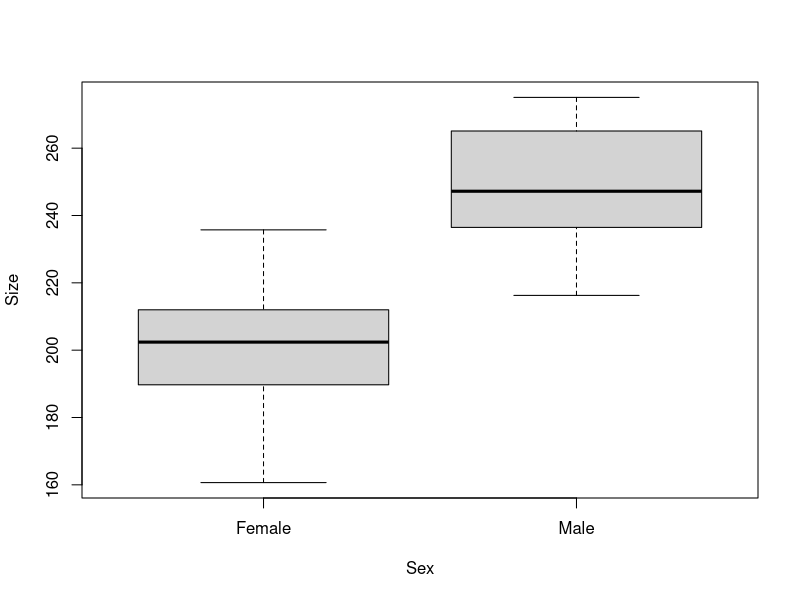
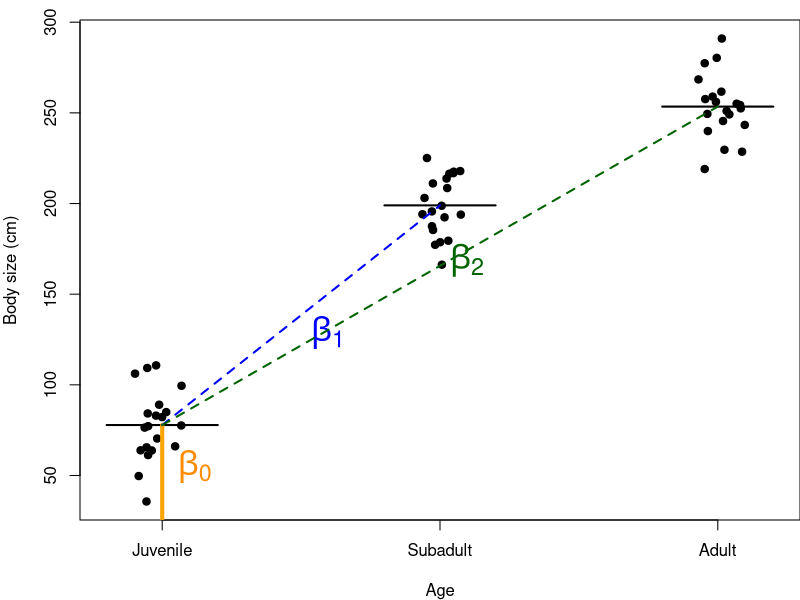
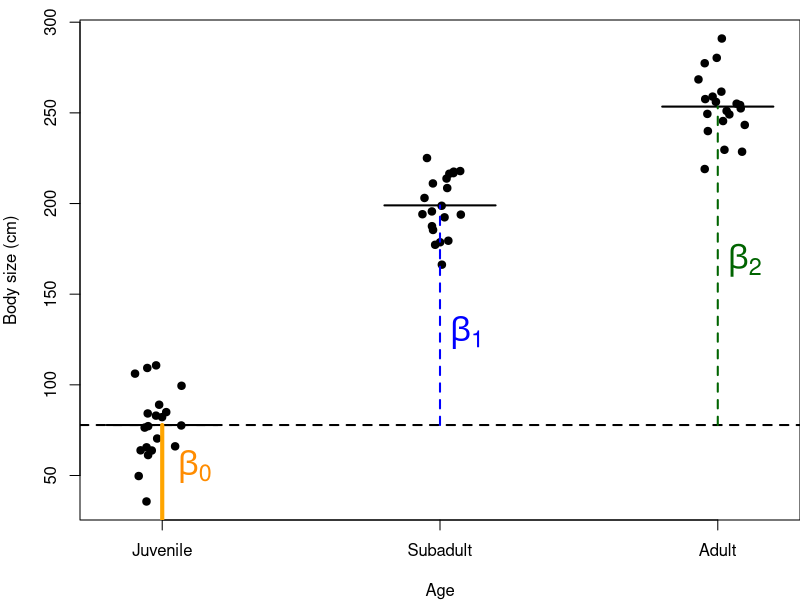

R code for these plots, in order:
## ---- chunk 1

knitr::opts_chunk$set(
	echo = TRUE,
	message = FALSE,
	warning = FALSE,
	cache = TRUE
)
## ---- chunk 2

#  NRES 710, Analysis of Categorical Data (cont.)
#     University of Nevada, Reno
#     Presenting results and multiple groups

## ---- chunk 3
# Load the data
datum <- read.csv("lecture_8_seal_data.csv")

# Examine it
head(datum)
tail(datum)

# Examine structure of data
str(datum)

# Force 'Sex' to be a factor
datum$Sex <- factor(datum$Sex)

# Scatterplot
plot(Size ~ Sex, data = datum)

# Fit a linear model
results <- lm(Size ~ Sex, data = datum)
summary(results)
## ---- chunk 4
# Confidence intervals
confint(results)

# Calculate confidence intervals
57.7 - 46.1
# simple way: upper limit minus mean
confint(results)["SexMale", 2] - results$coefficients["SexMale"]
# extracting estimates from objects to do math
## ---- chunk 5
# Examine the categorical data
str(datum$Sex)
# The 'levels' are the groups in the variable, and they are ordered alphabetically by default.

# Re-order the levels
datum$Sex <- factor(datum$Sex, levels = c("Male", "Female")) # switch the order

# Re-run model
results2 <- lm(Size ~ Sex, data = datum)
summary(results2)
## ---- chunk 6
# Create the data
Age <- c("Juvenile", "Juvenile", "Juvenile", "Subadult", "Subadult", "Subadult", "Adult", "Adult", "Adult")
Juvenile <- c(1, 1, 1, 0, 0, 0, 0, 0, 0)
Subadult <- c(0, 0, 0, 1, 1, 1, 0, 0, 0)
Adult <- c(0, 0, 0, 0, 0, 0, 1, 1, 1)

# Create a data frame
table_data <- data.frame(Age = Age, Juvenile = Juvenile, Subadult = Subadult, Adult = Adult)

# Display the table
print(table_data)
## ---- chunk 7
# Create the data
Age <- c("Juvenile", "Juvenile", "Juvenile", "Subadult", "Subadult", "Subadult", "Adult", "Adult", "Adult")
Subadult <- c(0, 0, 0, 1, 1, 1, 0, 0, 0)
Adult <- c(0, 0, 0, 0, 0, 0, 1, 1, 1)

# Create a data frame
table_data <- data.frame(Age = Age, Subadult = Subadult, Adult = Adult)

# Display the table
print(table_data)
## ---- chunk 8
### Code for simulating data to be analyzed body size data for two sexes

# Set the seed for reproducibility
set.seed(123)

# Graph
par(mar = c(4,4,1,0))

# Simulate the binomial X-variable (sex)
n <- 60
x <- c(rep("Juvenile", n/3), rep("Subadult", n/3), rep("Adult", n/3))
x <- factor(x, levels = c("Juvenile", "Subadult", "Adult"))

# Simulate continuous y-variable data
y <- ifelse(x == "Juvenile", rnorm(n/3, mean = 75, sd = 20), #juv
            ifelse(x == "Subadult", rnorm(n/3, mean = 200, sd = 20), #subad
              rnorm(n/2, mean = 250, sd = 20))) #ad

# Create dataframe
datum <- data.frame(Age = x, Size = y)

# Plot
stripchart(Size ~ Age, data = datum, vertical = TRUE, method = "jitter",
           pch = 19, xlab = "Age", ylab = "Body size (cm)")

# Calculate the mean and standard deviation for each group
mean_juvenile <- mean(datum$Size[datum$Age == "Juvenile"])
sd_juvenile <- sd(datum$Size[datum$Age == "Juvenile"])

mean_subadult <- mean(datum$Size[datum$Age == "Subadult"])
sd_subadult <- sd(datum$Size[datum$Age == "Subadult"])

mean_adult <- mean(datum$Size[datum$Age == "Adult"])
sd_adult <- sd(datum$Size[datum$Age == "Adult"])

# Add horizontal lines for the means of each group
segments(0.8, mean_juvenile, 1.2, mean_juvenile, col = "black", lwd = 2)
segments(1.8, mean_subadult, 2.2, mean_subadult, col = "black", lwd = 2)
segments(2.8, mean_adult, 3.2, mean_adult, col = "black", lwd = 2)

# Add a vertical line from 0 to the mean of the Juvenile group
mean_juvenile <- mean(datum$Size[datum$Age == "Juvenile"])
segments(1, 0, 1, mean_juvenile, col = "orange", lwd = 4)
text(1.02, mean_juvenile / 1.5, expression(beta[0]), col = "darkorange", pos = 4, cex = 2)

# Add vertical lines to indicate the effect of being subadult compared to juvenile
segments(1, mean_juvenile, 2, mean_subadult, col = "blue", lwd = 2, lty = 2)
text(1.5, (mean_juvenile + mean_subadult) / 2.2, expression(beta[1]), col = "blue", pos = 4, cex = 2)

# Add vertical lines to indicate the effect of being adult compared to juvenile
segments(1, mean_juvenile, 3, mean_adult, col = "darkgreen", lwd = 2, lty = 2)
text(2, (mean_juvenile + mean_adult) / 2, expression(beta[2]), col = "darkgreen", pos = 4, cex = 2)
## ---- chunk 9
### Code for simulating data to be analyzed body size data for two sexes

# Set the seed for reproducibility
set.seed(123)

# Graph
par(mar = c(4,4,1,0))

# Simulate the binomial X-variable (sex)
n <- 60
x <- c(rep("Juvenile", n/3), rep("Subadult", n/3), rep("Adult", n/3))
x <- factor(x, levels = c("Juvenile", "Subadult", "Adult"))

# Simulate continuous y-variable data
y <- ifelse(x == "Juvenile", rnorm(n/3, mean = 75, sd = 20), #juv
            ifelse(x == "Subadult", rnorm(n/3, mean = 200, sd = 20), #subad
              rnorm(n/2, mean = 250, sd = 20))) #ad

# Create dataframe
datum <- data.frame(Age = x, Size = y)

# Plot
stripchart(Size ~ Age, data = datum, vertical = TRUE, method = "jitter",
           pch = 19, xlab = "Age", ylab = "Body size (cm)")

# Calculate the mean and standard deviation for each group
mean_juvenile <- mean(datum$Size[datum$Age == "Juvenile"])
sd_juvenile <- sd(datum$Size[datum$Age == "Juvenile"])

mean_subadult <- mean(datum$Size[datum$Age == "Subadult"])
sd_subadult <- sd(datum$Size[datum$Age == "Subadult"])

mean_adult <- mean(datum$Size[datum$Age == "Adult"])
sd_adult <- sd(datum$Size[datum$Age == "Adult"])

# Add horizontal lines for the means of each group
abline(h = mean_juvenile, col = "black", lty = 2, lwd = 2)
segments(0.8, mean_juvenile, 1.2, mean_juvenile, col = "black", lwd = 2)
segments(1.8, mean_subadult, 2.2, mean_subadult, col = "black", lwd = 2)
segments(2.8, mean_adult, 3.2, mean_adult, col = "black", lwd = 2)

# Add a vertical line from 0 to the mean of the Juvenile group
mean_juvenile <- mean(datum$Size[datum$Age == "Juvenile"])
segments(1, 0, 1, mean_juvenile, col = "orange", lwd = 4)
text(1.02, mean_juvenile / 1.5, expression(beta[0]), col = "darkorange", pos = 4, cex = 2)

# Add vertical lines to indicate the effect of being subadult compared to juvenile
segments(2, mean_juvenile, 2, mean_subadult, col = "blue", lwd = 2, lty = 2)
text(2, (mean_juvenile + mean_subadult) / 2.2, expression(beta[1]), col = "blue", pos = 4, cex = 2)

# Add vertical lines to indicate the effect of being adult compared to juvenile
segments(3, mean_juvenile, 3, mean_adult, col = "darkgreen", lwd = 2, lty = 2)
text(3, (mean_juvenile + mean_adult) / 2, expression(beta[2]), col = "darkgreen", pos = 4, cex = 2)
